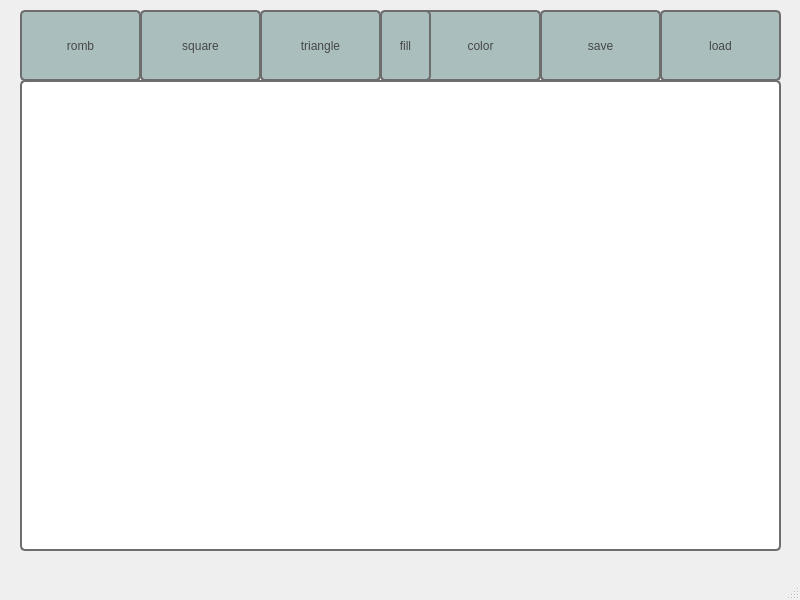
<?xml version="1.0" encoding="UTF-8"?>
<ui version="4.0">
 <class>MainWindow</class>
 <widget class="QMainWindow" name="MainWindow">
  <property name="geometry">
   <rect>
    <x>0</x>
    <y>0</y>
    <width>800</width>
    <height>600</height>
   </rect>
  </property>
  <property name="windowTitle">
   <string>MainWindow</string>
  </property>
  <widget class="QWidget" name="centralwidget">
   <widget class="QGraphicsView" name="graphicsView">
    <property name="geometry">
     <rect>
      <x>20</x>
      <y>80</y>
      <width>761</width>
      <height>471</height>
     </rect>
    </property>
    <property name="styleSheet">
     <string notr="true">background-color: rgb(255, 255, 255);
border: 2px solid #6d6d6d; 
    border-radius: 5px;</string>
    </property>
   </widget>
   <widget class="QPushButton" name="rom">
    <property name="geometry">
     <rect>
      <x>20</x>
      <y>10</y>
      <width>121</width>
      <height>71</height>
     </rect>
    </property>
    <property name="styleSheet">
     <string notr="true">QPushButton
 {
    font: 15pt &quot;Terminal&quot;;
    color: rgb(71, 71, 71);
    background-color: rgb(170, 190, 190);
    border: 2px solid #6d6d6d; 
    border-radius: 5px;
    padding: 5px; 
    transition: background-color 0.2s, transform 0.1s; 
}
QPushButton:hover
{
    background-color: rgb(190, 210, 210);
}
QPushButton:pressed {
    background-color: rgb(150, 170, 170);
    transform: scale(1.05); 
}</string>
    </property>
    <property name="text">
     <string>romb</string>
    </property>
   </widget>
   <widget class="QPushButton" name="squ">
    <property name="geometry">
     <rect>
      <x>140</x>
      <y>10</y>
      <width>121</width>
      <height>71</height>
     </rect>
    </property>
    <property name="styleSheet">
     <string notr="true">QPushButton
 {
    font: 15pt &quot;Terminal&quot;;
    color: rgb(71, 71, 71);
    background-color: rgb(170, 190, 190);
    border: 2px solid #6d6d6d; 
    border-radius: 5px;
    padding: 5px; 
    transition: background-color 0.2s, transform 0.1s; 
}
QPushButton:hover
{
    background-color: rgb(190, 210, 210);
}
QPushButton:pressed {
    background-color: rgb(150, 170, 170);
    transform: scale(1.05); 
}</string>
    </property>
    <property name="text">
     <string>square</string>
    </property>
   </widget>
   <widget class="QPushButton" name="tri">
    <property name="geometry">
     <rect>
      <x>260</x>
      <y>10</y>
      <width>121</width>
      <height>71</height>
     </rect>
    </property>
    <property name="styleSheet">
     <string notr="true">QPushButton
 {
    font: 15pt &quot;Terminal&quot;;
    color: rgb(71, 71, 71);
    background-color: rgb(170, 190, 190);
    border: 2px solid #6d6d6d; 
    border-radius: 5px;
    padding: 5px; 
    transition: background-color 0.2s, transform 0.1s; 
}
QPushButton:hover
{
    background-color: rgb(190, 210, 210);
}
QPushButton:pressed {
    background-color: rgb(150, 170, 170);
    transform: scale(1.05); 
}</string>
    </property>
    <property name="text">
     <string>triangle</string>
    </property>
   </widget>
   <widget class="QPushButton" name="col">
    <property name="geometry">
     <rect>
      <x>420</x>
      <y>10</y>
      <width>121</width>
      <height>71</height>
     </rect>
    </property>
    <property name="styleSheet">
     <string notr="true">QPushButton
 {
    font: 15pt &quot;Terminal&quot;;
    color: rgb(71, 71, 71);
    background-color: rgb(170, 190, 190);
    border: 2px solid #6d6d6d; 
    border-radius: 5px;
    padding: 5px; 
    transition: background-color 0.2s, transform 0.1s; 
}
QPushButton:hover
{
    background-color: rgb(190, 210, 210);
}
QPushButton:pressed {
    background-color: rgb(150, 170, 170);
    transform: scale(1.05); 
}</string>
    </property>
    <property name="text">
     <string>color</string>
    </property>
   </widget>
   <widget class="QPushButton" name="sav">
    <property name="geometry">
     <rect>
      <x>540</x>
      <y>10</y>
      <width>121</width>
      <height>71</height>
     </rect>
    </property>
    <property name="styleSheet">
     <string notr="true">QPushButton
 {
    font: 15pt &quot;Terminal&quot;;
    color: rgb(71, 71, 71);
    background-color: rgb(170, 190, 190);
    border: 2px solid #6d6d6d; 
    border-radius: 5px;
    padding: 5px; 
    transition: background-color 0.2s, transform 0.1s; 
}
QPushButton:hover
{
    background-color: rgb(190, 210, 210);
}
QPushButton:pressed {
    background-color: rgb(150, 170, 170);
    transform: scale(1.05); 
}</string>
    </property>
    <property name="text">
     <string>save</string>
    </property>
   </widget>
   <widget class="QPushButton" name="loa">
    <property name="geometry">
     <rect>
      <x>660</x>
      <y>10</y>
      <width>121</width>
      <height>71</height>
     </rect>
    </property>
    <property name="styleSheet">
     <string notr="true">QPushButton
 {
    font: 15pt &quot;Terminal&quot;;
    color: rgb(71, 71, 71);
    background-color: rgb(170, 190, 190);
    border: 2px solid #6d6d6d; 
    border-radius: 5px;
    padding: 5px; 
    transition: background-color 0.2s, transform 0.1s; 
}
QPushButton:hover
{
    background-color: rgb(190, 210, 210);
}
QPushButton:pressed {
    background-color: rgb(150, 170, 170);
    transform: scale(1.05); 
}</string>
    </property>
    <property name="text">
     <string>load</string>
    </property>
   </widget>
   <widget class="QPushButton" name="fillButton">
    <property name="geometry">
     <rect>
      <x>380</x>
      <y>10</y>
      <width>51</width>
      <height>71</height>
     </rect>
    </property>
    <property name="styleSheet">
     <string notr="true">QPushButton
 {
    font: 15pt &quot;Terminal&quot;;
    color: rgb(71, 71, 71);
    background-color: rgb(170, 190, 190);
    border: 2px solid #6d6d6d; 
    border-radius: 5px;
    padding: 5px; 
    transition: background-color 0.2s, transform 0.1s; 
}
QPushButton:hover
{
    background-color: rgb(190, 210, 210);
}
QPushButton:pressed {
    background-color: rgb(150, 170, 170);
    transform: scale(1.05); 
}</string>
    </property>
    <property name="text">
     <string>fill</string>
    </property>
    <property name="checkable">
     <bool>true</bool>
    </property>
   </widget>
  </widget>
  <widget class="QMenuBar" name="menubar">
   <property name="geometry">
    <rect>
     <x>0</x>
     <y>0</y>
     <width>800</width>
     <height>21</height>
    </rect>
   </property>
  </widget>
  <widget class="QStatusBar" name="statusbar"/>
 </widget>
 <resources/>
 <connections/>
</ui>
